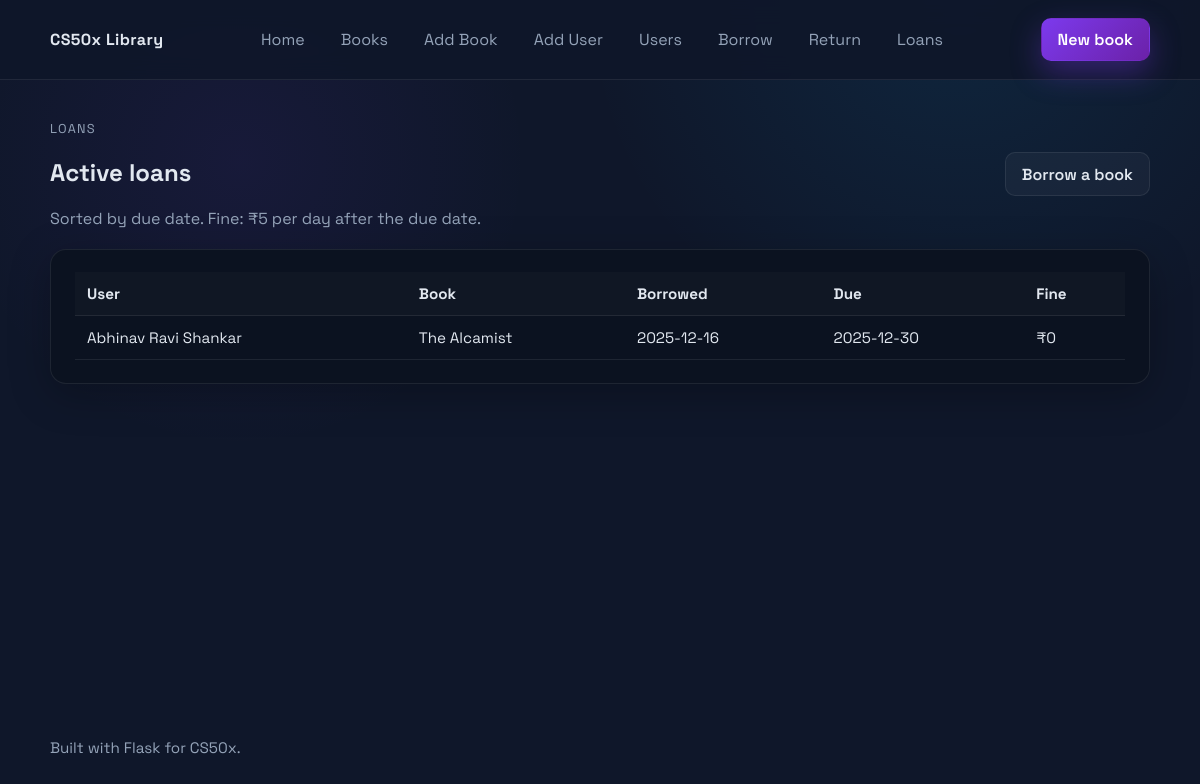
Page /loans on the earlier database version.
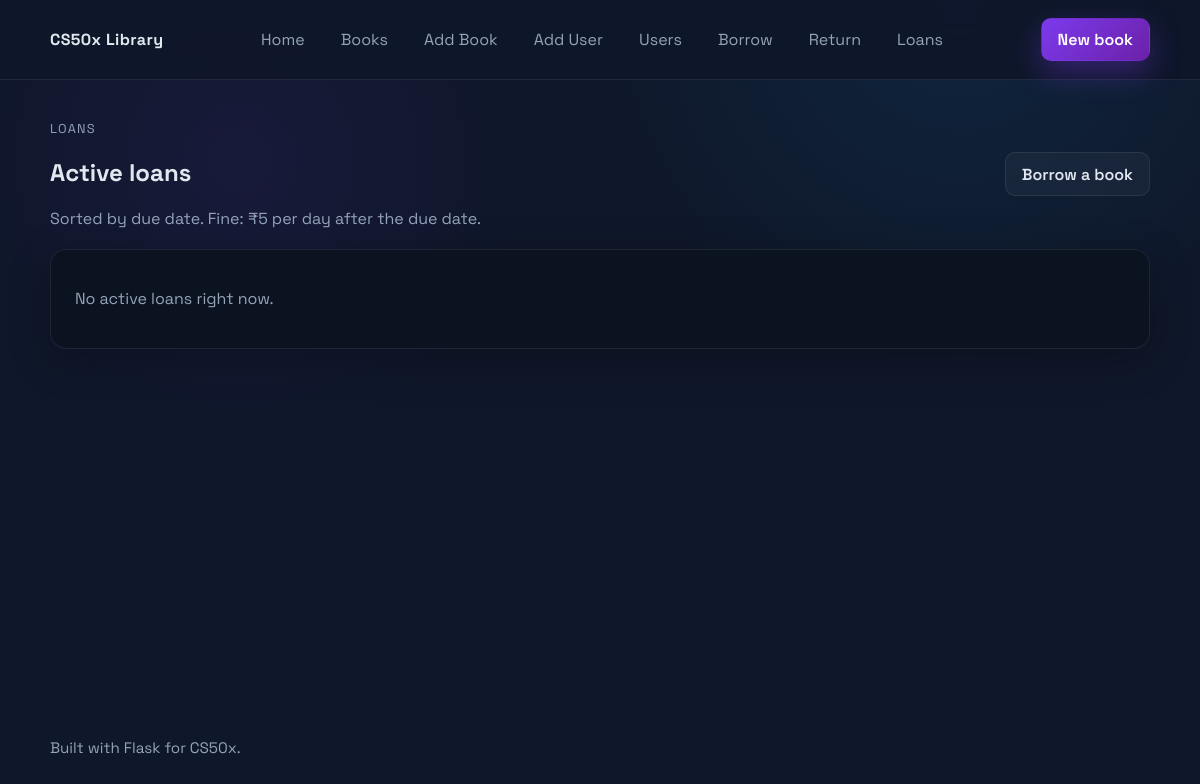
Same page on the later database version.
### tables this page shows
CREATE TABLE loans (
    id INTEGER PRIMARY KEY AUTOINCREMENT,
    user_id INTEGER NOT NULL,
    book_id INTEGER NOT NULL,
    borrow_date TEXT NOT NULL,
    due_date TEXT NOT NULL,
    return_date TEXT,
    FOREIGN KEY (user_id) REFERENCES users(id) ON DELETE CASCADE,
    FOREIGN KEY (book_id) REFERENCES books(id) ON DELETE CASCADE
);

CREATE TABLE users (
    id INTEGER PRIMARY KEY AUTOINCREMENT,
    name TEXT NOT NULL,
    email TEXT NOT NULL UNIQUE
);

CREATE TABLE books (
    id INTEGER PRIMARY KEY AUTOINCREMENT,
    title TEXT NOT NULL,
    author TEXT NOT NULL,
    isbn TEXT NOT NULL UNIQUE,
    total_copies INTEGER NOT NULL CHECK (total_copies >= 0),
    available_copies INTEGER NOT NULL CHECK (available_copies >= 0)
);

### app.py (the view)
@app.route("/loans")
def list_loans():
    today = datetime.now().date()
    def calculate_fine(due_date_str: str) -> tuple[int, int]:
        due_date = datetime.strptime(due_date_str, "%Y-%m-%d").date()
        days_late = max((today - due_date).days, 0)
        fine_amount = days_late * FINE_RATE
        return days_late, fine_amount
    with get_db_connection() as conn:
        rows = conn.execute(
            """
            SELECT loans.id, loans.borrow_date, loans.due_date, loans.return_date,
                   users.name AS user_name, books.title AS book_title
            FROM loans
            JOIN users ON loans.user_id = users.id
            JOIN books ON loans.book_id = books.id
            WHERE loans.return_date IS NULL
            ORDER BY loans.due_date ASC
            """
        ).fetchall()
    loans = []
    for row in rows:
        days_late, fine_amount = calculate_fine(row["due_date"])
        loans.append(
            {
                "id": row["id"],
                "user_name": row["user_name"],
                "book_title": row["book_title"],
                "borrow_date": row["borrow_date"],
                "due_date": row["due_date"],
                "days_late": days_late,
                "fine": fine_amount,
            }
        )
    return render_template("loans.html", loans=loans, fine_rate=FINE_RATE)

### app.py (called while the page is built)
def get_db_connection():
    conn = sqlite3.connect(DB_PATH)
    conn.row_factory = sqlite3.Row
    return conn

### templates/loans.html (shortened to what this page needs)
{% extends "layout.html" %}
{% block content %}
<section class="page-heading">
    <div>
        <p class="eyebrow">Loans</p>
        <h1>Active loans</h1>
        <p class="lede">Sorted by due date. Fine: ₹{{ fine_rate }} per day after the due date.</p>
    </div>
    <a class="btn btn-ghost" href="{{ url_for('borrow') }}">Borrow a book</a>
</section>
<section class="card">
    {% if loans %}
    <div class="table-wrap">
        <table class="data-table">
            <thead>
                <tr>
                    <th>User</th>
                    <th>Book</th>
                    <th>Borrowed</th>
                    <th>Due</th>
                    <th>Fine</th>
                </tr>
            </thead>
            <tbody>
                {% for loan in loans %}
                <tr>
                    <td>{{ loan.user_name }}</td>
                    <td>{{ loan.book_title }}</td>
                    <td>{{ loan.borrow_date }}</td>
                    <td>
                        {{ loan.due_date }}
                    </td>
                    <td>₹{{ loan.fine }}</td>
                </tr>
                {% endfor %}
            </tbody>
        </table>
    </div>
    {% else %}
    <p class="muted">No active loans right now.</p>
    {% endif %}
</section>
{% endblock %}

### templates/layout.html (shortened to what this page needs)
<!doctype html>
<html lang="en">
<head>
    <link rel="stylesheet" href="{{ url_for('static', filename='styles.css') }}">
</head>
<body class="page">
    <header class="site-header">
        <div class="shell nav">
            <a class="brand" href="{{ url_for('index') }}">CS50x Library</a>
            <nav class="nav-links">
                <a href="{{ url_for('index') }}">Home</a>
                <a href="{{ url_for('list_books') }}">Books</a>
                <a href="{{ url_for('add_book') }}">Add Book</a>
                <a href="{{ url_for('add_user') }}">Add User</a>
                <a href="{{ url_for('list_users') }}">Users</a>
                <a href="{{ url_for('borrow') }}">Borrow</a>
                <a href="{{ url_for('return_book') }}">Return</a>
                <a href="{{ url_for('list_loans') }}">Loans</a>
            </nav>
            <a class="btn btn-primary" href="{{ url_for('add_book') }}">New book</a>
        </div>
    </header>
    <main class="content shell">
        {% block content %}{% endblock %}
    </main>
    <footer class="site-footer">
        <div class="shell">
            <p>Built with Flask for CS50x.</p>
        </div>
    </footer>
</body>
</html>

### static/styles.css (style rules this page uses)
:root { --bg: #0f172a; --card: #0b1220; --panel: rgba(255, 255, 255, 0.04); --text: #e2e8f0; --muted: #94a3b8; --accent: #7c3aed; --accent-strong: #6b21a8; --border: rgba(255, 255, 255, 0.08); }
* { box-sizing: border-box; }
body { margin: 0; font-family: "Space Grotesk", "Segoe UI", sans-serif; background: radial-gradient(circle at 20% 20%, rgba(124, 58, 237, 0.08), transparent 25%), radial-gradient(circle at 80% 0%, rgba(14, 165, 233, 0.1), transparent 30%), var(--bg); color: var(--text); min-height: 100vh; }
a { color: inherit; }
.page { display: flex; flex-direction: column; min-height: 100vh; }
.shell { width: min(1100px, 92vw); margin: 0 auto; }
.site-header { position: sticky; top: 0; z-index: 10; background: rgba(15, 23, 42, 0.9); backdrop-filter: blur(12px); border-bottom: 1px solid var(--border); }
.nav { display: flex; align-items: center; justify-content: space-between; gap: 1rem; padding: 1.1rem 0; }
.brand { font-weight: 700; letter-spacing: 0.4px; text-decoration: none; color: var(--text); }
.nav-links { display: flex; gap: 0.75rem; flex: 1; justify-content: center; flex-wrap: wrap; }
.nav-links a { padding: 0.45rem 0.75rem; border-radius: 8px; text-decoration: none; color: var(--muted); transition: color 0.2s ease, background 0.2s ease; }
.content { flex: 1; padding: 2.5rem 0 3rem; }
.card { background: var(--card); border: 1px solid var(--border); border-radius: 16px; padding: 1.4rem 1.5rem; box-shadow: 0 10px 40px rgba(0, 0, 0, 0.25); }
.page-heading { display: flex; align-items: center; justify-content: space-between; gap: 1rem; flex-wrap: wrap; margin-bottom: 1.25rem; }
.eyebrow { text-transform: uppercase; font-size: 0.8rem; letter-spacing: 0.1em; color: var(--muted); margin: 0; }
.lede { color: var(--muted); margin: 0.35rem 0 0; }
.muted { color: var(--muted); }
.btn { display: inline-flex; align-items: center; justify-content: center; gap: 0.35rem; padding: 0.65rem 1rem; border-radius: 10px; border: 1px solid transparent; text-decoration: none; font-weight: 600; cursor: pointer; transition: transform 0.15s ease, box-shadow 0.15s ease, background 0.15s ease; }
.btn-primary { background: linear-gradient(135deg, var(--accent), var(--accent-strong)); color: #fff; box-shadow: 0 12px 30px rgba(124, 58, 237, 0.35); }
.btn-ghost { border-color: var(--border); background: var(--panel); color: var(--text); }
.site-footer { padding: 1.25rem 0 1.75rem; color: var(--muted); font-size: 0.95rem; }

Differences in the rows shown:
no longer on this page (row edited): loans: user_name "Abhinav Ravi Shankar", book_title "The Alcamist", borrow_date "2025-12-16", due_date "2025-12-30", fine "0"
Other differences:
text no longer shown: "User Book Borrowed Due Fine"
text now shown: "No active loans right now."
